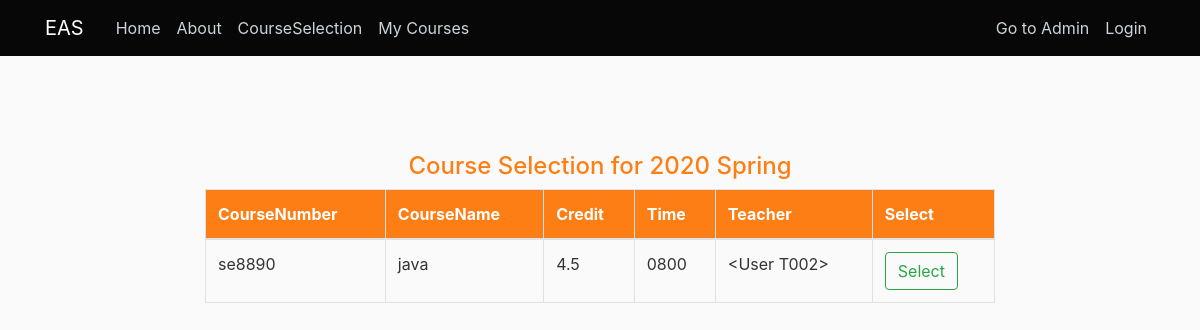
Page /course_selection on the earlier database version.
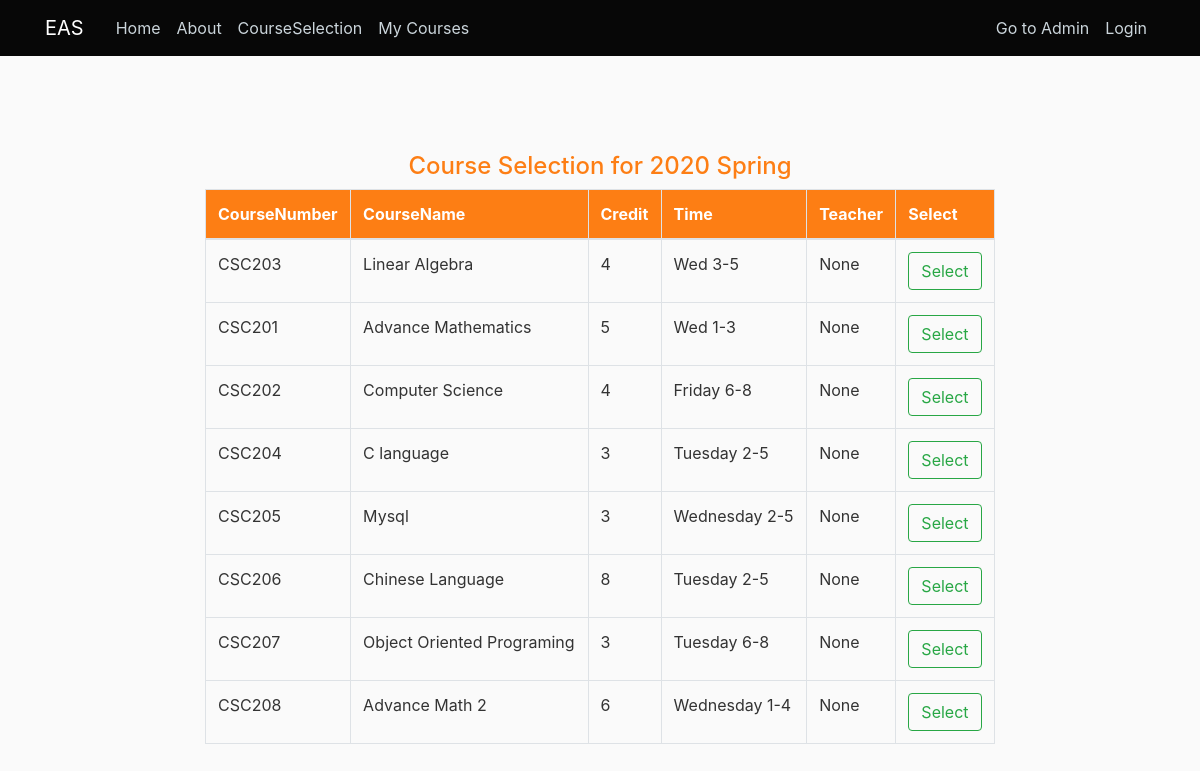
Same page on the later database version.
### application/models.py (models this page shows)
class Course(db.Model):
    __tablename__ = 'course'
    id = db.Column(db.Integer, primary_key=True)
    coursenumber = db.Column(db.String(10), nullable=False, unique=True)
    coursename = db.Column(db.String(15), nullable=False)
    time = db.Column(db.String(20), nullable=False)
    semester = db.Column(db.String(10), nullable=False)
    credit = db.Column(db.String(5), nullable=False)
    location = db.Column(db.String(10), nullable=False)
    teacher_id = db.Column(db.String(20), db.ForeignKey('user.user_id'), nullable=True)

### application/routes.py (the view)
@app.route('/course_selection', methods=['GET', 'POST'])
def courses_selection():
    courses = Course.query.all()
    return render_template('student/Courses.html', courses=courses, date=date)

### application/templates/student/Courses.html (shortened to what this page needs)
{% extends "layout.html" %}
    {% block content %}
    <div class="row">
        <div class="col-md-2"></div>
        <div class="col-md-8">
            {% set date = date.today() %}
            {% if date.month > 11 %}
            <h4 class="text text-center text-primary">Course Selection for {{ (date.year)|int + 1 }} Spring</h4>
            {% else %}
                <h4 class="text text-center text-primary">Course Selection for {{ date.year }} Autumn</h4>
            {% endif %}
            <table class="table table-bordered">
                <thead><tr class="bg-primary text-white">
                    <th>CourseNumber</th>
                    <th>CourseName</th>
                    <th>Credit</th>
                    <th>Time</th>
                    <th>Teacher</th>
                    <th>Select</th>
                </tr></thead>
                <tbody>
                    {% for course in courses %}
                        <tr>
                            <td>{{ course.coursenumber }}</td>
                            <td>{{ course.coursename }}</td>
                            <td>{{ course.credit }}</td>
                            <td>{{ course.time }}</td>
                            <td>{{ course.teacher }}</td>
                            <td><a href="{{ url_for('select_course', course_number=course.coursenumber) }}" class="btn btn-outline-success">Select</a></td>
                        </tr>
                    {% endfor %}
                </tbody>
            </table>
        </div>
        <div class="col-md-2"></div>
    </div>
    {% endblock %}

### application/templates/layout.html (shortened to what this page needs)
<!DOCTYPE html>
<html>
<head>
    <link rel="stylesheet" href="{{ url_for('static', filename='bootstrap/bootstrap.css') }}">
    <link rel="stylesheet" href="{{ url_for('static', filename='bootstrap/bootstrap4.min.css') }}">
    <link rel="stylesheet" type="text/css" href="{{ url_for('static', filename='css/main.css')}}">
</head>
<body>
    <header class="site-header">
        <nav class="navbar navbar-expand-md navbar-dark bg-steel fixed-top">
            <div class="container">
                <a class="navbar-brand mr-4" href="/">EAS</a>
                <div class="collapse navbar-collapse" id="navbarToggle">
                    <div class="navbar-nav mr-auto">
                        <a class="nav-item nav-link" href="{{url_for('home')}}">Home</a>
                        <a class="nav-item nav-link" href="#">About</a>
                        <a class="nav-item nav-link" href="{{ url_for('courses_selection') }}">CourseSelection</a>
                        <a class="nav-item nav-link" href="{{ url_for('my_courses') }}">My Courses</a>
                    </div>
                    <div class="navbar-nav">
                        {% if current_user.is_authenticated %}
                        <a class="nav-item nav-link" href="{{ url_for('logout')}}">Logout</a>
                        {% else %}
                        <a class="nav-item nav-link" href="{{url_for('admin')}}">Go to Admin</a>
                        <a class="nav-item nav-link" href="{{ url_for('login')}}">Login</a>
                        {% endif %}
                    </div>
                </div>
            </div>
        </nav>
    </header>
        {% block content %} {% endblock %}
</body>
</html>

### application/static/css/main.css (style rules this page uses)
body { background: #fafafa; color: #333333; margin-top: 5rem; }
.bg-steel { background-color: #070707; }
.site-header .navbar-nav .nav-link { color: #cbd5db; }
.site-header { padding-bottom: 4.5rem; }

Differences in the rows shown:
removed Course: coursenumber "se8890", coursename "java", credit "4.5", time "0800", teacher "<User T002>"
added Course: coursenumber "CSC203", coursename "Linear Algebra", credit "4", time "Wed 3-5", teacher "None"
added Course: coursenumber "CSC201", coursename "Advance Mathematics", credit "5", time "Wed 1-3", teacher "None"
added Course: coursenumber "CSC202", coursename "Computer Science", credit "4", time "Friday 6-8", teacher "None"
added Course: coursenumber "CSC204", coursename "C language", credit "3", time "Tuesday 2-5", teacher "None"
added Course: coursenumber "CSC205", coursename "Mysql", credit "3", time "Wednesday 2-5", teacher "None"
added Course: coursenumber "CSC206", coursename "Chinese Language", credit "8", time "Tuesday 2-5", teacher "None"
added Course: coursenumber "CSC207", coursename "Object Oriented Programing", credit "3", time "Tuesday 6-8", teacher "None"
added Course: coursenumber "CSC208", coursename "Advance Math 2", credit "6", time "Wednesday 1-4", teacher "None"
